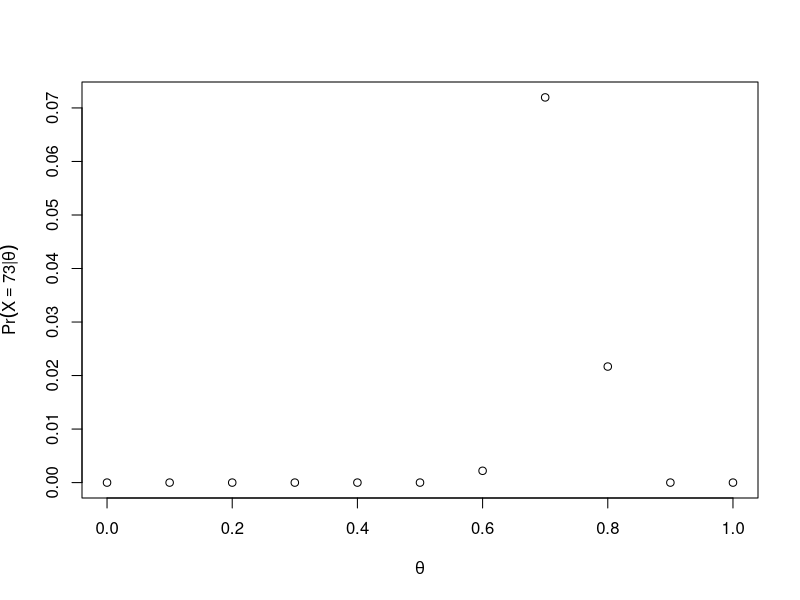
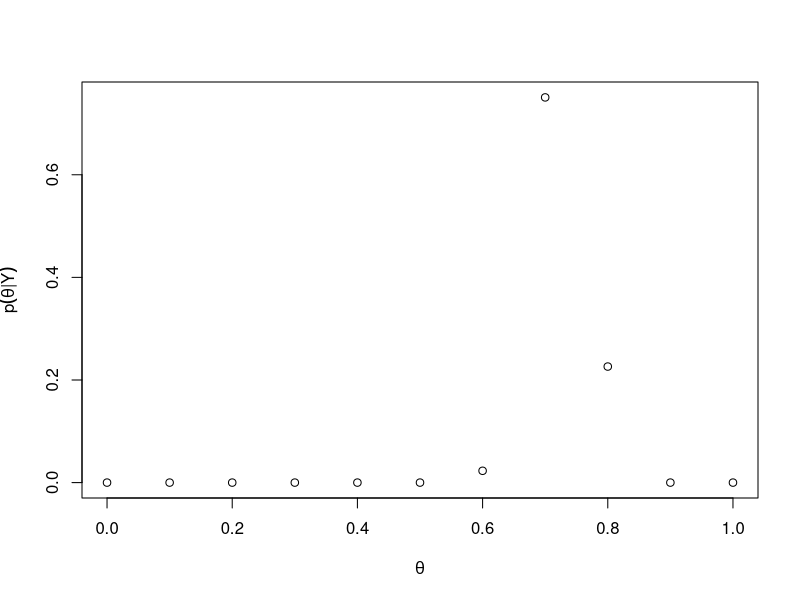
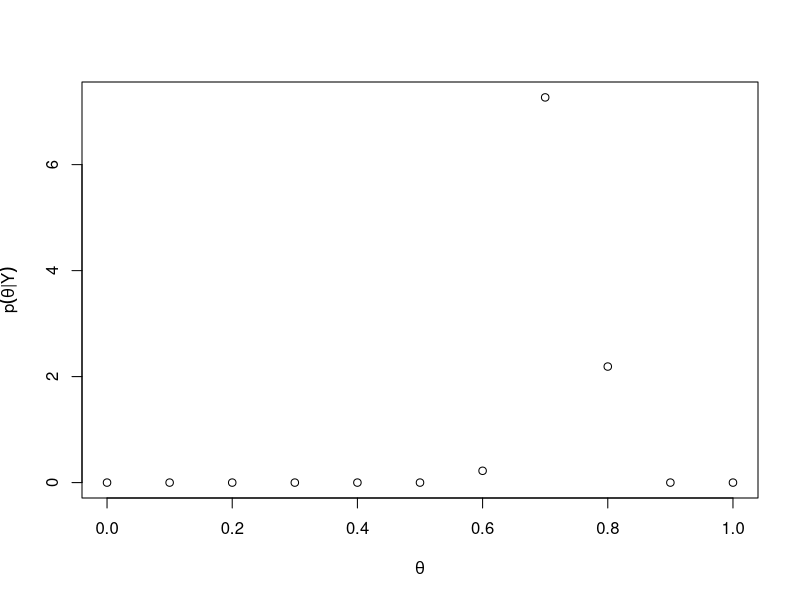
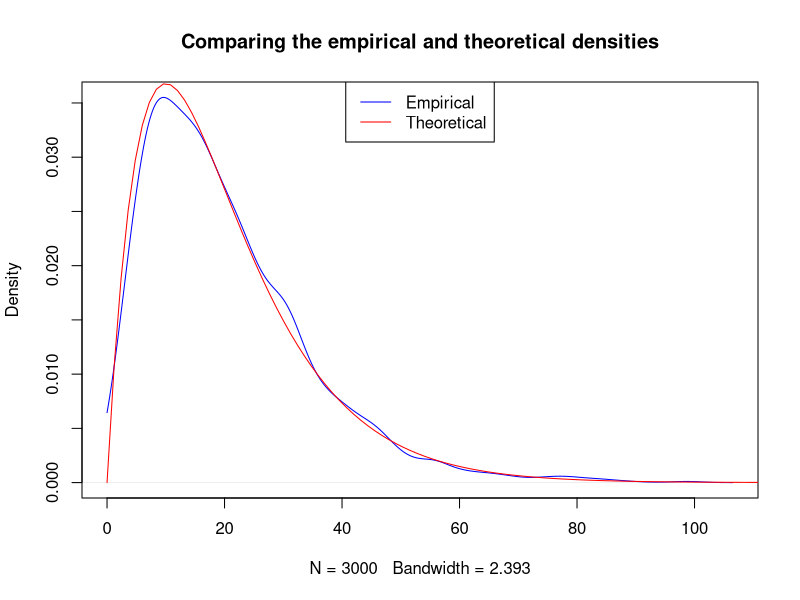
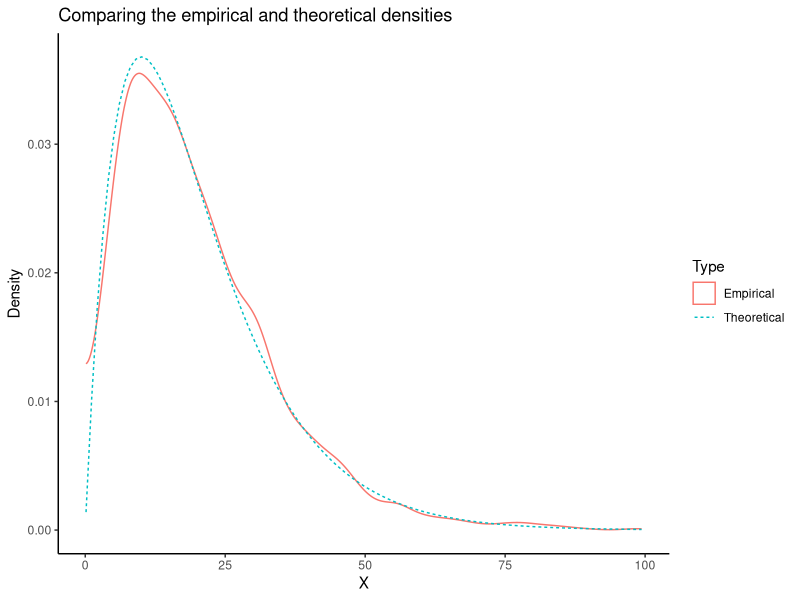
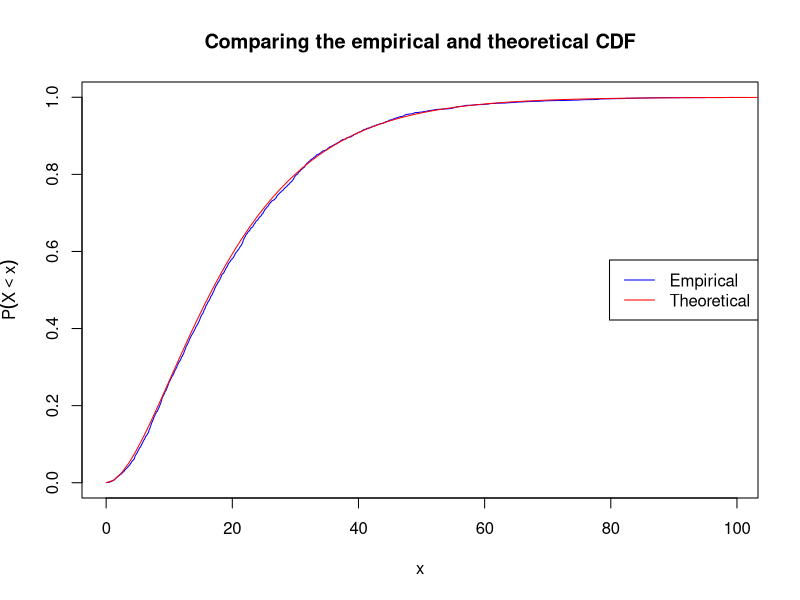
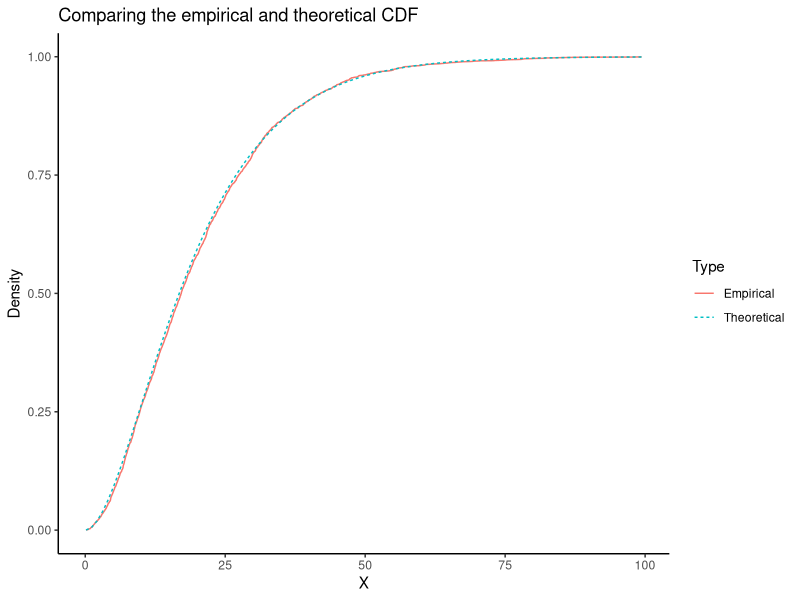

Write the R code that produced these figures, in order.
## ---- chunk 1
#| echo: fenced
#| layout: [[2, 4]]
# Include your code here

my_likelihood <- function(theta) {
    choose(100, 73) * exp(73 * log(theta) + 27 * log(1 - theta))
}

thetas <- seq(0, 1, by = 0.1)
result <- my_likelihood(thetas)

data.frame(theta = thetas, likelihood = result)

plot(
    thetas, 
    result, 
    xlab = expression(theta), 
    ylab = expression(Pr(X==73*"|"*theta))
)
## ---- chunk 2
#| echo: fenced
#| layout: [[2, 4]]
# Include your code here

my_posterior <- function(theta) {
    theta_seq <- seq(0, 1, by = 0.1)
    C <- sum(exp(73 * log(theta_seq) + 27 * log(1 - theta_seq)))
    exp(73 * log(theta) + 27 * log(1 - theta)) / C
}

thetas <- seq(0, 1, by = 0.1)
posterior <- my_posterior(thetas)

data.frame(theta = thetas, posterior = posterior)

plot(
    thetas, 
    posterior, 
    xlab = expression(theta), 
    ylab = expression(p(theta*"|"*Y))
)
## ---- chunk 3
#| echo: fenced
#| layout: [[2, 4]]
# Include your code here
thetas <- seq(0, 1, by = 0.1)
posterior <- dbeta(thetas, 73 + 1, 27 + 1)

data.frame(theta = thetas, posterior = posterior)

plot(
    thetas, 
    posterior, 
    xlab = expression(theta), 
    ylab = expression(p(theta*"|"*Y))
)
## ---- chunk 4
1 - pbeta(0.8, 73 + 1, 27 + 1)
## ---- chunk 5
#| echo: fenced
# Include your code here
B <- 3000
alpha <- 2
beta <- 0.1
X <- rgamma(n = B, shape = alpha, rate = beta)

theoretical_mean <- alpha / beta
theoretical_sd <- sqrt(alpha / beta^2)

obs_mean <- mean(X)
obs_sd <- sd(X)

data.frame(
    theoretical_mean,
    obs_mean,
    theoretical_sd,
    obs_sd
)
## ---- chunk 6
#| echo: fenced
# Include your code here

x_dens <- density(X, from = 0)

plot(
    x_dens, 
    main = "Comparing the empirical and theoretical densities", 
    col = "blue"
)
curve(
    dgamma(x, shape = alpha, rate = beta), 
    from = 0, to = 120, 
    add = TRUE, 
    col = "red"
)
legend(
    "top", 
    c("Empirical", "Theoretical"), 
    col = c("blue", "red"), 
    lty = 1
)
## ---- chunk 7
#| echo: fenced
#| output: false
library(dplyr)
library(ggplot2)
theme_set(theme_classic())
## ---- chunk 8
#| echo: fenced
tibble(
    X = X
) |> 
    ggplot(aes(X)) +
    geom_density(
        bounds = c(0, Inf),
        aes(color = "Empirical", lty = "Empirical")
        ) +
    stat_function(
        fun = function(x) dgamma(x, shape =alpha, rate = beta),
        geom = "line",
        aes(color = "Theoretical", lty = "Theoretical")
    ) +
    labs(
        color = "Type",
        linetype = "Type",
        x = "X",
        y = "Density",
        title = "Comparing the empirical and theoretical densities"
    )
## ---- chunk 9
#| echo: fenced
# Include your code here
X_sorted <- sort(X)
quantile <- seq_along(X_sorted) / (length(X_sorted) + 1)

plot(
    X_sorted, quantile, 
    type = "l", 
    col = "blue", 
    main = "Comparing the empirical and theoretical CDF",
    xlab = "x",
    ylab = expression(P(X<x))
)
curve(
    pgamma(x, shape = alpha, rate = beta), 
    from = 0, to = 120, 
    add = TRUE, 
    col = "red"
)
legend(
    "right", 
    c("Empirical", "Theoretical"),
    col = c("blue", "red"), 
    lty = 1
)
## ---- chunk 10
#| echo: fenced

library(dplyr)
library(ggplot2)
tibble(
    X = X
) |> 
    arrange(X) |> 
    mutate(
        empirical = row_number() / (n() + 1)
    ) |> 
    ggplot(aes(X)) +
    geom_line(
        aes(y = empirical, color = "Empirical", lty = "Empirical")
        ) +
    stat_function(
        fun = function(x) pgamma(x, shape =alpha, rate = beta),
        geom = "line",
        aes(color = "Theoretical", lty = "Theoretical")
    ) +
    labs(
        color = "Type",
        linetype = "Type",
        x = "X",
        y = "Density",
        title = "Comparing the empirical and theoretical CDF"
    )
